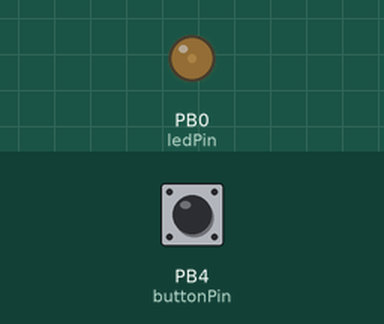
This sketch was run on a simulated ATtiny85, built with avr-gcc and run on an emulated ATtiny85. Shown: output pins drawn as LEDs (lit = HIGH). The test bench sets the inputs (shaded band); at power-on: PB4 (buttonPin) LOW. Random numbers use the default seed unless the sketch sets one; EEPROM starts erased.

Above: at 1.2 s.
1.3 s: PB4 (buttonPin) pulled HIGH for 0.15 s
At 3.21 s:
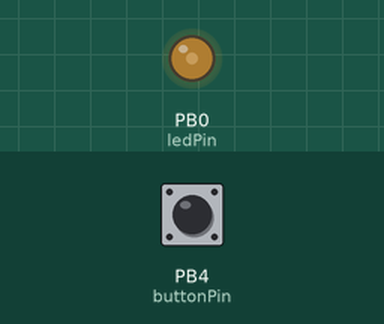
4.3 s: PB4 (buttonPin) pulled HIGH for 1 s
At 7.43 s:
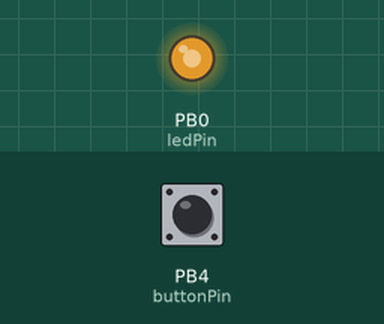
8.2 s: PB4 (buttonPin) pulled HIGH for 3.2 s
At 12.9 s:
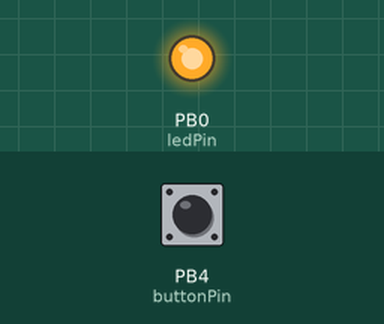
Timing chart, 0 to 14.4 s (numbered marks = the images above; inputs shaded):
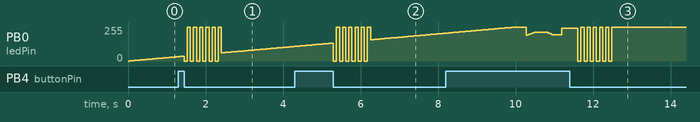

The sketch:

Fire_Light.ino
```cpp
//#define DEBUG
#include <EEPROM.h>

// ATTINY85 pinout here
int ledPin = 0; // 0
int photoPin = 1; // 1
int buttonPin = 4; // 4

int minTransitionTimeMillis = 100;
int maxTransitionMillis = 500;

int minBrightness = 25;
int maxBrightness = 255;

int minLightStateDelayMillis = 250;
int maxLightStateDelayMillis = 500;

int lightMeasurements[10];
int ambientLightThreshold = 250;
byte currentMeasurement = 0;
byte maxMeasurementsLightAnimation = 10;
byte maxMeasurementsLightBulb = 2;
unsigned long measurementDelayLightAnimationMillis = 10000; // 10 sesonds
unsigned long measurementDelayLightBulbMillis = 900000; // 15 minutes
unsigned long measurementDelayStartMillis = 0;

byte currentBrightnessValue = 0;
byte currentLightFrom = 255;
byte currentLightTo;
unsigned long currentLightTransition;

enum state {
  idleState,
  turnOnAnimation,
  lightAnimation,
  lightBulb,
  turnOffAnimation
};

enum substate {
  idleSubstate,
  transitionInProcess,
  transitionEnded
};

state currentState;
state savedMode = lightAnimation; // can be only: lightAnimation, lightBulb
state isrMode = lightAnimation;
substate currentSubstate;
#ifdef DEBUG
  state previousState;
  substate previousSubstate;
#endif
unsigned long currentTimeMillis;
unsigned long timerStartValueMillis;

#ifndef cbi
#define cbi(sfr, bit) (_SFR_BYTE(sfr) &= ~_BV(bit))
#endif
#ifndef sbi
#define sbi(sfr, bit) (_SFR_BYTE(sfr) |= _BV(bit))
#endif

void setup() {
  #ifdef DEBUG
    Serial.begin(9600);
  #endif

  currentState = turnOnAnimation;
  currentSubstate = idleSubstate;
  savedMode = loadMode();
  isrMode = savedMode;

  pinMode(ledPin, OUTPUT);
  analogWrite(ledPin, 0);

  pinMode(photoPin, INPUT);

  pinMode(buttonPin, INPUT);
  sbi(GIMSK,PCIE); // Turn on Pin Change interrupt
  sbi(PCMSK,PCINT4); // Which pins are affected by the interrupt
}

state loadMode() {
  state value = EEPROM.read(0);
  if (value != lightAnimation &&
      value != lightBulb) {
    value = lightAnimation;
    EEPROM.update(0, lightAnimation);
  }

  return value;
}

state saveMode(state currentMode) {
  if (currentMode != lightAnimation &&
      currentMode != lightBulb) {
    currentMode = lightAnimation;
  }

  EEPROM.update(0, currentMode);
}

void loop() {
  #ifdef DEBUG
    if (currentState != previousState) {
      previousState = currentState;
      Serial.println();
      Serial.println("==========================");
      Serial.print("Current State: ");
      Serial.println(currentState);
    }

    if (currentSubstate != previousSubstate) {
      previousSubstate = currentSubstate;
      Serial.print("Substate: ");
      Serial.println(currentSubstate);
    }
  #endif

  currentTimeMillis = millis();

  switch (currentState) {
    case turnOnAnimation:
      doTurnOnAnimation();
      break;
    case lightAnimation:
      doLightAnimation();
      doMeasureAmbientLight();
      break;
    case lightBulb:
      doLightBulb();
      doMeasureAmbientLight();
      break;
    case turnOffAnimation:
      doTurnOffAnimation();
      break;
    default:
      doMeasureAmbientLight();
      break;
  }

  if (isrMode != savedMode) {
    saveMode(isrMode);
    savedMode = isrMode;

    // Blinking for confirmation;
    for (int i = 0; i <= 5; i++) {
      setBrightness(0);
      delay(80);
      setBrightness(255);
      delay(80);
    }

    setBrightness(currentBrightnessValue);

    switch (currentState) {
      case lightAnimation:
        currentState = lightBulb;
        currentSubstate = idleSubstate;
        break;
      case lightBulb:
        currentState = lightAnimation;
        currentSubstate = idleSubstate;
        break;
    }

    sbi(GIMSK, PCIE); // Enabling interrupt again
  }
}

ISR(PCINT0_vect) {
  GIMSK = 0; // Turn Off Pin Change interrupt
  if (digitalRead(buttonPin) != LOW) {
    sbi(GIMSK, PCIE); // Turn on Pin Change interrupt
    return;
  }

  switch (savedMode) {
    case lightAnimation:
      isrMode = lightBulb;
      break;
    case lightBulb:
      isrMode = lightAnimation;
      break;
  }

  //sbi(GIMSK, PCIE); // Turn on interrupt after the saveMode function
}

void doMeasureAmbientLight() {
  if (currentState == lightAnimation &&
       currentBrightnessValue > 50) {
    return;
  }

  unsigned long elapsedTimeMillis = currentTimeMillis - measurementDelayStartMillis;
  if ((currentState == lightAnimation || currentState == idleState) &&
      elapsedTimeMillis < measurementDelayLightAnimationMillis) {
    return;
  }

  if (currentState == lightBulb &&
      elapsedTimeMillis < measurementDelayLightBulbMillis) {
    return;
  }

  byte maxMeasurements;
  switch (currentState) {
    case lightAnimation:
      maxMeasurements = maxMeasurementsLightAnimation;
      break;
    case lightBulb:
      maxMeasurements = maxMeasurementsLightBulb;
      break;
    default:
      maxMeasurements = maxMeasurementsLightAnimation; // 10
      break;
  }

  if (currentMeasurement > maxMeasurements - 1) {
    currentMeasurement = 0;

    unsigned long sum = 0;
    for (byte i = 0; i <= maxMeasurements - 1; i++)
    {
      sum += lightMeasurements[i];
    }

    unsigned long average = sum / maxMeasurements;

    // Turn Off light
    if ((currentState == lightAnimation || currentState == lightBulb) &&
         average > (ambientLightThreshold + 50)) {
      currentSubstate = idleSubstate;
      currentState = turnOffAnimation;
    }

    // Turn On light
    if (currentState == idleState && average < ambientLightThreshold) {
      currentSubstate = idleSubstate;
      currentState = turnOnAnimation;
    }

    return;
  }

  if (currentState == lightAnimation ||
      currentState == lightBulb) {
    setBrightness(5);
    delay(100);
  }

  int currentLightSensorValue = analogRead(photoPin);

  if (currentState == lightAnimation ||
      currentState == lightBulb) {
    setBrightness(currentBrightnessValue);
  }

  #ifdef DEBUG
    Serial.print("#");
    Serial.print(currentMeasurement);
    Serial.print(" Light Sensor value: ");
    Serial.println(currentLightSensorValue);
    delay(100);
  #endif

  lightMeasurements[currentMeasurement] = currentLightSensorValue;
  currentMeasurement++;
  if (currentMeasurement <= maxMeasurements - 1) {
    measurementDelayStartMillis = millis();
  }
}

void doLightAnimation() {
  switch (currentSubstate) {
    case transitionInProcess:
      doBrightnessTransition(currentLightFrom, currentLightTo, currentLightTransition);
      break;
    case transitionEnded:
      currentLightFrom = currentLightTo;
      if (currentLightTo > 200) {
        delay(random(minLightStateDelayMillis, maxLightStateDelayMillis));
      }
      currentSubstate = idleSubstate;
      break;
    default:
      currentLightTransition = random(minTransitionTimeMillis, maxTransitionMillis);
      currentLightTo = random(minBrightness, maxBrightness);
      doBrightnessTransition(currentLightFrom, currentLightTo, currentLightTransition);
      break;
  }
}

void doLightBulb() {
  currentBrightnessValue = 255;
  setBrightness(currentBrightnessValue);
}

void doTurnOnAnimation() {
  switch (currentSubstate) {
    case transitionInProcess:
      doBrightnessTransition(0, 255, 10000);
      break;
    case transitionEnded:
      currentBrightnessValue = 255;
      currentState = savedMode; // next state
      currentSubstate = idleSubstate;
      break;
    default:
      doBrightnessTransition(0, 255, 10000);
      break;
  }
}

void doTurnOffAnimation() {
  switch (currentSubstate) {
    case transitionInProcess:
      doBrightnessTransition(255, 0, 10000);
      break;
    case transitionEnded:
      currentBrightnessValue = 0;
      currentState = idleState; // next state
      currentSubstate = idleSubstate;
      break;
    default:
      doBrightnessTransition(255, 0, 10000);
      break;
  }
}

void doBrightnessTransition(byte from, byte to, unsigned long durationMillis) {
  if (currentSubstate != transitionInProcess) {
    currentSubstate = transitionInProcess;
    timerStartValueMillis = millis();
  }

  unsigned long elapsedTimeMillis = currentTimeMillis - timerStartValueMillis;

  if (elapsedTimeMillis >= durationMillis) {
    setBrightness(to);
    currentSubstate = transitionEnded;
    return;
  }

  currentBrightnessValue = map(elapsedTimeMillis,
                               0,
                               durationMillis,
                               from,
                               to);

  setBrightness(currentBrightnessValue);
}

void setBrightness(byte value) {
  analogWrite(ledPin, value);
}
```
